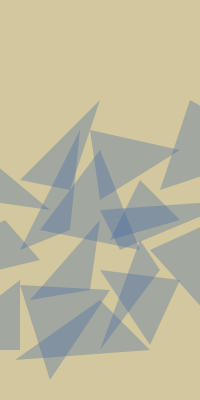
Frame 1 (no input)
Frame 2 (the mouse pressed at the canvas centre, redrawn once): identical to frame 1, image omitted

The Processing sketch that drew this single still picture (run headless with seeded random() and noise(); the mouse was pressed at the canvas centre and the sketch redrawn once):

// Processing sketch: processing_24526
// ── processing_24526.pde

void setup(){
  size(200,400);
  noLoop();
  smooth();  
}

void draw(){
 
  background (211,199,158);
  strokeWeight(0.1);
  noStroke();
  fill(72,107,162,90);
  
  triangle(-70,350,20,350,20,280);
  triangle(-160,180,-190,10,50,210);
  triangle(-170,310,40,260,5,220);
  
  triangle(80,130,20,250,70,230);
  triangle(100,150,40,230,140,250);
  triangle(30,300,100,220,90,290);
  triangle(15,360,150,350,100,300);
  triangle(20,285,50,380,110,290);
  triangle(20,180,100,100,70,190);
  triangle(100,200,180,150,90,130);
  triangle(100,350,160,270,140,240);
  triangle(110,240,180,220,140,180);
  triangle(100,270,150,345,180,280);
  
  
  triangle(100,210,120,250,240,200);
  triangle(150,250,240,350,260,200);
  triangle(190,100,160,190,280,150);
  
}
